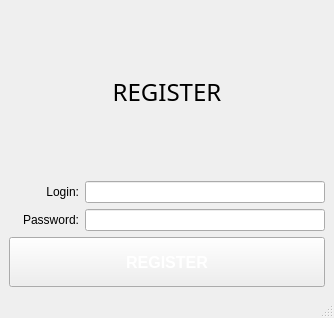
<?xml version="1.0" encoding="UTF-8"?>
<ui version="4.0">
 <class>RegisterWindow</class>
 <widget class="QMainWindow" name="RegisterWindow">
  <property name="geometry">
   <rect>
    <x>0</x>
    <y>0</y>
    <width>334</width>
    <height>318</height>
   </rect>
  </property>
  <property name="windowTitle">
   <string>MainWindow</string>
  </property>
  <widget class="QWidget" name="centralwidget">
   <layout class="QVBoxLayout" name="verticalLayout_2">
    <item>
     <widget class="QLabel" name="label">
      <property name="font">
       <font>
        <family>MV Boli</family>
        <pointsize>18</pointsize>
       </font>
      </property>
      <property name="layoutDirection">
       <enum>Qt::LeftToRight</enum>
      </property>
      <property name="text">
       <string>REGISTER</string>
      </property>
      <property name="alignment">
       <set>Qt::AlignCenter</set>
      </property>
     </widget>
    </item>
    <item>
     <layout class="QHBoxLayout" name="horizontalLayout_2">
      <item>
       <widget class="QLabel" name="label_2">
        <property name="minimumSize">
         <size>
          <width>70</width>
          <height>0</height>
         </size>
        </property>
        <property name="maximumSize">
         <size>
          <width>16777215</width>
          <height>30</height>
         </size>
        </property>
        <property name="text">
         <string>Login:</string>
        </property>
        <property name="alignment">
         <set>Qt::AlignRight|Qt::AlignTrailing|Qt::AlignVCenter</set>
        </property>
       </widget>
      </item>
      <item>
       <widget class="QLineEdit" name="loginReg">
        <property name="styleSheet">
         <string notr="true">border-image:url(:/img/backroundlogin.jpg);
color:white;</string>
        </property>
       </widget>
      </item>
     </layout>
    </item>
    <item>
     <layout class="QHBoxLayout" name="horizontalLayout">
      <item>
       <widget class="QLabel" name="label_3">
        <property name="minimumSize">
         <size>
          <width>70</width>
          <height>0</height>
         </size>
        </property>
        <property name="maximumSize">
         <size>
          <width>16777215</width>
          <height>30</height>
         </size>
        </property>
        <property name="text">
         <string>Password:</string>
        </property>
        <property name="alignment">
         <set>Qt::AlignRight|Qt::AlignTrailing|Qt::AlignVCenter</set>
        </property>
       </widget>
      </item>
      <item>
       <widget class="QLineEdit" name="passwordReg">
        <property name="styleSheet">
         <string notr="true">border-image:url(:/img/backroundlogin.jpg);
color:white;</string>
        </property>
       </widget>
      </item>
     </layout>
    </item>
    <item>
     <widget class="QPushButton" name="regButton">
      <property name="minimumSize">
       <size>
        <width>0</width>
        <height>50</height>
       </size>
      </property>
      <property name="font">
       <font>
        <family>MS Sans Serif</family>
        <pointsize>12</pointsize>
        <weight>75</weight>
        <bold>true</bold>
       </font>
      </property>
      <property name="styleSheet">
       <string notr="true">border-image:url(:/img/backround3.jpg);
color:white;</string>
      </property>
      <property name="text">
       <string>REGISTER</string>
      </property>
     </widget>
    </item>
   </layout>
  </widget>
  <widget class="QMenuBar" name="menubar">
   <property name="geometry">
    <rect>
     <x>0</x>
     <y>0</y>
     <width>334</width>
     <height>26</height>
    </rect>
   </property>
  </widget>
  <widget class="QStatusBar" name="statusbar"/>
 </widget>
 <resources/>
 <connections/>
</ui>
